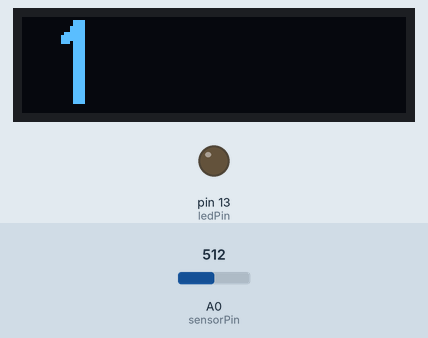
The sketch below on a simulated Arduino Uno, built with avr-gcc and run on an emulated ATmega328P. Parts: 128×32 one-colour display, output pins drawn as LEDs (lit = HIGH). The test bench sets the inputs (shaded band); at power-on: A0 (sensorPin) = 512. What the sketch prints to the serial monitor is not drawn.

Above: at 0.1 s.

The sketch:

item_counter.ino
```cpp
#include <Arduino.h>
#include <U8g2lib.h>
#include <SPI.h>
#include <Wire.h>
char* myChar;
String myString;
int sensorPin = A0;    // select the input pin for the potentiometer
int ledPin = 13;      // select the pin for the LED
int sensorValue = 0;  // variable to store the value coming from the sensor
int state =0;
int count = 0;


U8G2_SSD1306_128X32_UNIVISION_F_HW_I2C u8g2(U8G2_R0);

void setup() {
  Serial.begin(9600);
  pinMode(ledPin, OUTPUT);
  u8g2.begin();
}

void loop() {
  sensorValue = analogRead(sensorPin);
  Serial.print(sensorValue);
  Serial.print("; ");
  Serial.println(count);

  if(state == 0){
    if(sensorValue <= 900){
      state = 1;
      count++;
    }
  }
  if(state == 1){
    if(sensorValue > 900){
      state = 0;
    }
  }

  myString = String(count);
  const char *text2 = myString.c_str();


   u8g2.clearBuffer();          // clear the internal memory
   u8g2.setFont(u8g2_font_logisoso28_tr);  // choose a suitable font at https://github.com/olikraus/u8g2/wiki/fntlistall
   u8g2.drawStr(8,29, text2);  // write something to the internal memory
   u8g2.sendBuffer();         // transfer internal memory to the display
   delay(1);
}
```
